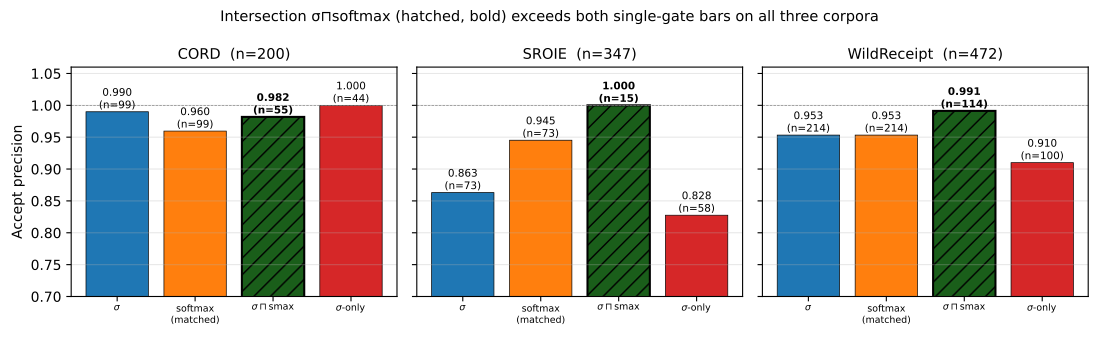

Write the Python code that produced this figure.
"""fig_overview: headline orthogonality bar chart for ASYU paper.

v2: three-panel (CORD, SROIE, WildReceipt). Reads PAPER_TABLE.json
which is now populated by paper_table.py v2 with WildReceipt's full
softmax/intersect data from MF2_wildreceipt_softmax.json.

The intersection bar is visually emphasised (darker fill, hatching,
bold annotation) since it carries the headline finding.
"""
import json
from pathlib import Path
import matplotlib
matplotlib.rcParams['pdf.fonttype'] = 42
matplotlib.rcParams['ps.fonttype'] = 42
import matplotlib.pyplot as plt
import numpy as np

ROOT = Path(__file__).resolve().parents[3]
RUNS = ROOT / "runs"
OUT = Path(__file__).parent / "fig_overview.pdf"


def eval_total(row):
    """Receipts evaluated. JSON 'n' is authoritative when present;
    WildReceipt has n=null, so recover it from accept-count / coverage."""
    if row.get("n") is not None:
        return row["n"]
    cov = row.get("sigma_coverage")
    if row.get("sigma_acc") is not None and cov:
        return round(row["sigma_acc"] / cov)
    return None


def main():
    data = json.loads((RUNS / "PAPER_TABLE.json").read_text())["T1_headline"]
    # Order: CORD, SROIE, WildReceipt
    order = {"CORD": 0, "SROIE": 1, "WildReceipt": 2}
    data = sorted([r for r in data if r["corpus"] in order], key=lambda r: order[r["corpus"]])
    data = [r for r in data if r["intersect_precision"] is not None]

    n_panels = len(data)
    fig, axes = plt.subplots(1, n_panels, figsize=(3.7 * n_panels, 3.4), sharey=True)
    if n_panels == 1: axes = [axes]

    labels = [r"$\sigma$", "softmax\n(matched)",
              r"$\sigma\sqcap$smax", r"$\sigma$-only"]
    colors = ["#1f77b4", "#ff7f0e", "#1a5e1a", "#d62728"]
    hatches = ["", "", "//", ""]
    edges = ["black", "black", "black", "black"]
    edge_widths = [0.5, 0.5, 1.5, 0.5]

    for ax, row in zip(axes, data):
        # All counts come straight from PAPER_TABLE.json (internally
        # consistent); no hardcoded per-corpus table.
        sigma_n = row["sigma_acc"]
        sigma_only_n = row["sigma_only_n"]
        vals = [
            row["sigma_precision"], row["softmax_precision"],
            row["intersect_precision"], row["sigma_only_precision"],
        ]
        ns = [sigma_n, sigma_n, row["intersect_n"], sigma_only_n]

        x = np.arange(len(labels))
        ax.bar(x, [v if v is not None else 0 for v in vals],
               color=colors, hatch=hatches, edgecolor=edges, linewidth=edge_widths)
        for i, (v, n) in enumerate(zip(vals, ns)):
            if v is None: continue
            fontweight = "bold" if i == 2 else "normal"
            ax.annotate(f"{v:.3f}\n(n={n})", (i, v),
                        ha="center", va="bottom", fontsize=7.5,
                        fontweight=fontweight)
        ax.set_xticks(x)
        # 8pt was wide enough for "softmax\n(matched)" to print into its
        # neighbours on a three-panel layout; the compiled PDF had the tick
        # labels overlapping. 6.8pt clears it with the panel width unchanged.
        ax.set_xticklabels(labels, fontsize=6.8)
        ax.tick_params(axis="x", pad=1.5)
        ax.set_title(f"{row['corpus']}  (n={eval_total(row)})", fontsize=10.5)
        ax.set_ylim(0.70, 1.06)
        ax.axhline(1.0, color="gray", lw=0.5, ls="--")
        ax.grid(axis="y", alpha=0.3)

    axes[0].set_ylabel("Accept precision")
    fig.suptitle(
        "Intersection σ⊓softmax (hatched, bold) exceeds both single-gate bars on all three corpora",
        fontsize=10.5,
    )
    fig.tight_layout()
    fig.savefig(OUT, bbox_inches="tight")
    print(f"Wrote {OUT}")


if __name__ == "__main__":
    main()
